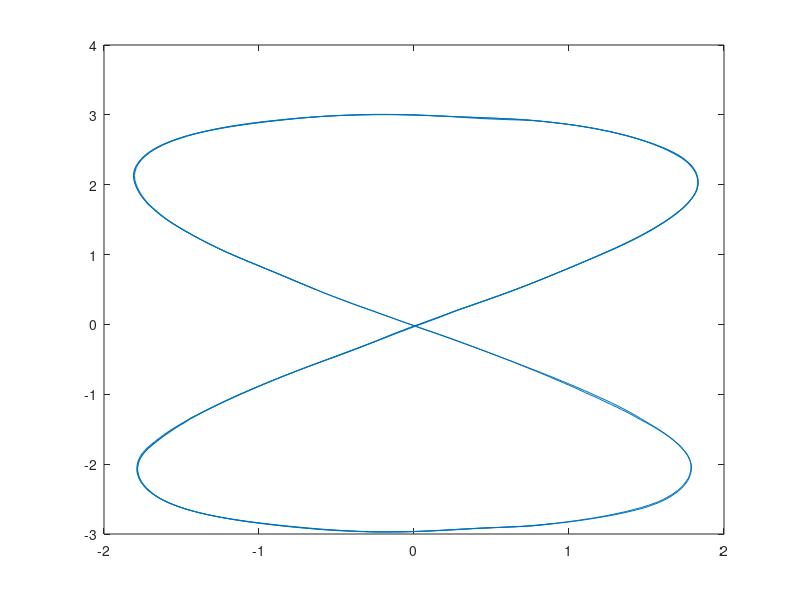
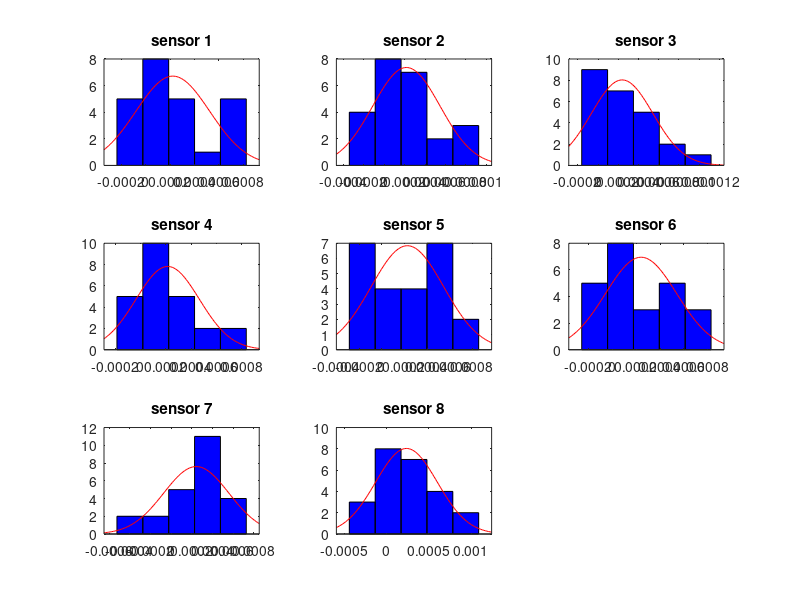

The MATLAB script that drew these images, in order: (Note: this script raises an error after producing the figures.)



%% round tourht
%clear
load("RealG3.mat")
plot(position(:,2),position(:,3))
%clear
%%
%% Task 7.1 Calculate the normal distribution parameters
clear
load("calibration_data.mat")
% we know where the car is
% we know how long a beep should take to arrive
% since the car is still, each measure should be 0.5 away from the next
% using this we can get the error
tdoa_errors = zeros(12,25);
errors = zeros(8,24);

for i = 1:size(tphat,2) - 1
    errors(:,i) = tphat(:,i + 1) - tphat(:,i);
end
tdoa_errors(1,:) = tphat(1,:) - tphat(2,:);
tdoa_errors(2,:) = tphat(1,:) - tphat(3,:);
tdoa_errors(3,:) = tphat(1,:) - tphat(4,:);
tdoa_errors(4,:) = tphat(2,:) - tphat(3,:);
tdoa_errors(5,:) = tphat(2,:) - tphat(4,:);
tdoa_errors(6,:) = tphat(3,:) - tphat(4,:);

tdoa_errors(7,:) = tphat (5,:) - tphat(6,:);
tdoa_errors(8,:) = tphat (5,:) - tphat(7,:);
tdoa_errors(9,:) = tphat (5,:) - tphat(8,:);
tdoa_errors(10,:) = tphat(6,:) - tphat(7,:);
tdoa_errors(11,:) = tphat(6,:) - tphat(8,:);
tdoa_errors(12,:) = tphat(7,:) - tphat(8,:);

chirp_interval = 0.5;
errors = errors - chirp_interval;
sel_err = errors;
err_mean = mean(sel_err, 2);
err_std = std(sel_err, 0, 2);

err_tdoa_std = std(tdoa_errors,0,2);
figure()
for i=1:8
    subplot(3,3,i)
    histfit(sel_err(i,:))
    nr_sensor = sprintf('sensor %d', i)
    title(nr_sensor)
end
%%

%% Task 7.2
% hx = TDOA measurements
% 
%%
%% Task 7.3
%The good microphones are in a circle around the robot
% The bad ones are in a straight line looking towards the robot

%%
%% Task 7.4

load("dataset.mat")

sm = sensormod(@model1, [3 0 4 8])
mic_range2 = 5:8;
mic_range = 1:4;
data = tphat(mic_range,:)' * 340

sm2 = sensormod(@model1, [3 0 4 8])


th = [
2056.2 246.1;   % 1
-2233.4 409.9;  % 2
57.8 -3419.1;   % 3
218.9 3348.3;   % 4
-2140.7 1154.6; % 5
-2105.4 -2200.3;% 6
-2210.4 -505.8; % 7
-2179.2 2157.2  % 8 
]

th2 = th(mic_range2,:);
th2 = reshape(th2.',1,[]);
th = th(mic_range,:);
th = reshape(th.',1,[]);

sm.th = th * 0.001;
sm.x0 = [0 0 0];
sm2.th = th2 * 0.001;
sm2.x0 = [0 0 0];

R = diag(err_std(mic_range,:));
R2 = diag(err_std(mic_range2,:));

sm.pe = ndist(zeros(4,1), R); % maybe kaos
sm2.pe = ndist(zeros(4,1), R2); % maybe kaos
figure()
hold on
plot(sm)
%hold on
%plot(sm2,'col','red')
%hold on
crlb(sm) % !!!!!!!!!!!!!!!!!!! använd crlb2 !!!!!!!!!!!!!!!!!!!!!!!!!!!!!!!!!!!!!!!!!!!!!
hold on
crlb(sm2)
% We see that config 1 is better since the crlb is better and rounder

%%
%% 7.5
figure()
% sm = exsensor('tdoa2',4,1)
sm = sensormod(@model2, [2 0 3 8])
sm.th = th * 0.001
R = diag(err_tdoa_std(2:4,:));
sm.pe = ndist(zeros(3,1), R) % maybe kaos
%xnls = estimate(sm, data, 'thmask', ones(8,1));

TDOA_measurements = data(:,1) - data(:,2:4);
subplot(2,1,1)

for i=1:179
    [xhat, shat] = wls(sm, sig(TDOA_measurements(i,:)));
    hold on
    plot(shat,'conf',90)
    sm.x0 = [xhat.x];
end
title('TDOA as range differences')


%% 7.5 b)
sm = sensormod(@model1, [3 0 4 8]);
sm.th = th * 0.001;
R = diag(err_std(mic_range,:));
sm.pe = ndist(zeros(4,1), R); % maybe kaos

r0 = mean(data(1,:));
sm.x0 = [0 0 r0];
data_points = zeros(179,3);
subplot(2,1,2)

for i=1:length(data(:,1))
    [shat, xhat] = nls(sm, sig(data(i,:)), 'thmask', zeros(sm.nn(4), 1));
    sm.x0 = [shat.x0(1:2)' shat.x0(3) + 0.5];
    data_points(i,:) = xhat.sol;
    plot(shat, 'conf', 90);
end
title('TDOA with bias state measurements nls solver')
hold on
%%

%xplot2(xnls, 'conf', 90);
%% 7.6
figure()
direct_measurement = @(t,x,u,th) [x(1,:); x(2,:)];
sm = sensormod(direct_measurement, [2 0 2 0]);

m = exmotion('cv2d');
m = m.addsensor(sm);
m.pe=eye(2) * 0.1;
xhat1 = ekf(m, sig(data_points(:, 1:2))); % Time - varying
subplot(2,2,1)
xplot2(xhat1, [1 2]);
title('EKF artificial measurements CV')

sm = sensormod(direct_measurement, [2 0 2 0]);
m = exmotion('ca2d');
m = m.addsensor(sm);
m.pe=eye(2) * 0.1;
xhat1 = ekf(m, sig(data_points(:, 1:2))); % Time - varying
subplot(2,2,2)
xplot2(xhat1, [1 2]);
title('EKF artificial measurements CA')

%%

%% 7.6 b)
TDOA_measurements = (data(:, 1) - data(:, 2:4));
sm = sensormod(@model2, [2 0 3 8]);

%R = diag(err_std(mic_range,:)); % 4 har lowest covariance choose that
R = diag(err_tdoa_std(2:4));
mm = exmotion('cv2d', 0.5);
mms = addsensor(mm, sm);
mms.pe = ndist(zeros(3,1), R(1:3,1:3)); % maybe kaos
mms.pv = mms.pv * 0.1;
mms.th = th * 0.001;
%mms.p0 = ndist(zeros(3,1), R(1:3,1:3));
%mms.pe=sm.pe
xhat1 = ekf(mms, sig(TDOA_measurements)); % Time - varying
subplot(2,2,3)
xplot2(xhat1)
title('EKF constant velocity')

%%
TDOA_measurements = (data(:, 1) - data(:, 2:4));
sm = sensormod(@model2, [2 0 3 8]);

%R = diag(err_std(mic_range,:)); % 4 har lowest covariance choose that
R = diag(err_tdoa_std(2:4));
mm = exmotion('ca2d', 0.5);
mms = addsensor(mm, sm);
mms.pe = ndist(zeros(3,1), R(1:3,1:3)); % maybe kaos
mms.pv = mms.pv * 0.1;
mms.th = th * 0.001;
%mms.p0 = ndist(zeros(3,1), R(1:3,1:3));
%mms.pe=sm.pe
xhat1 = ekf(mms, sig(TDOA_measurements)); % Time - varying
subplot(2,2,4)
xplot2(xhat1)
title('EKF constant acceleration')

%% 7.7 



th 

